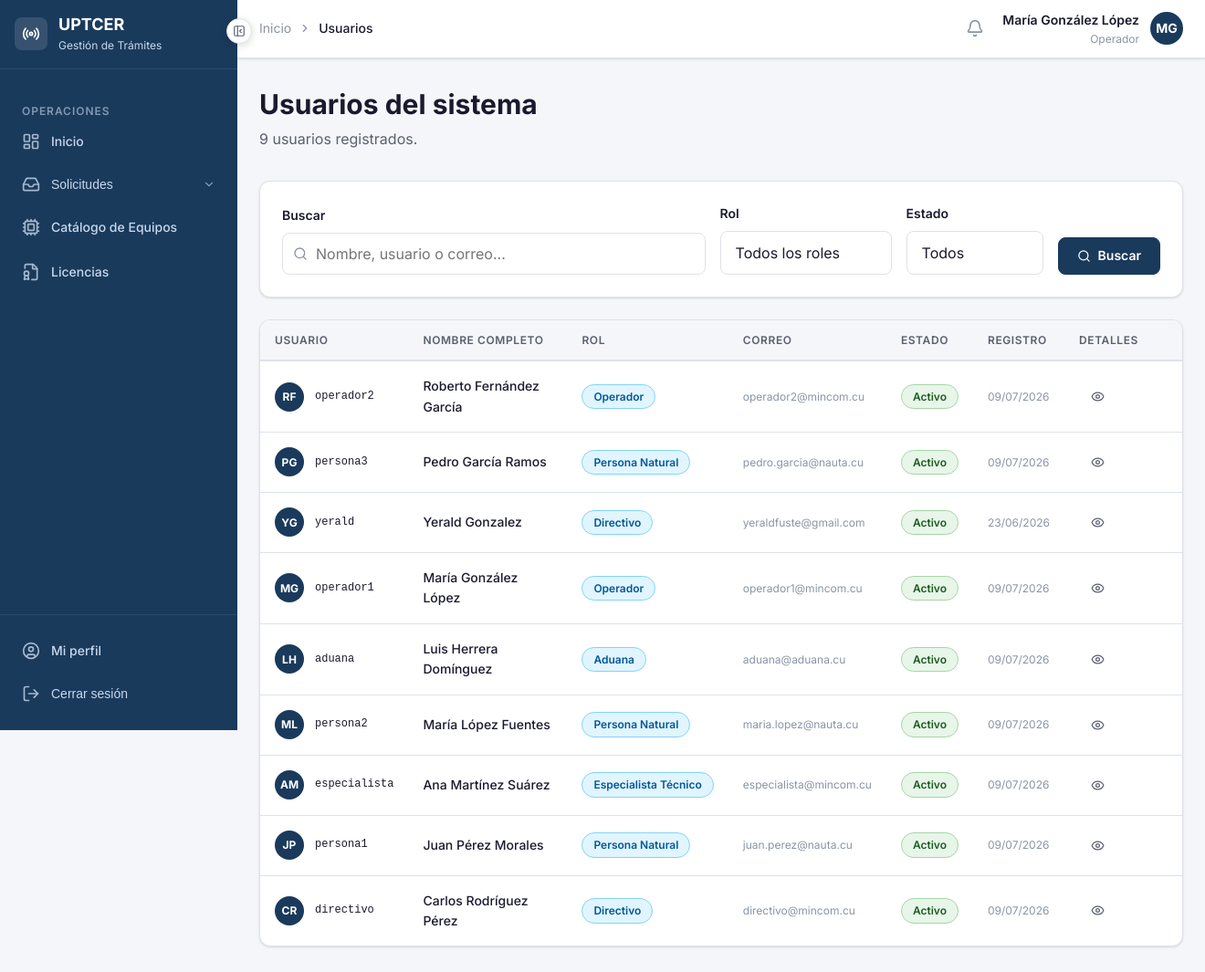
Page /acceso/usuarios/ (signed in) on the committed database.
### apps/accounts/models.py (models this page shows, shortened)
class Usuario(AbstractBaseUser, PermissionsMixin):
    ROL_PERSONA_NATURAL  = 'persona_natural'
    ROL_OPERADOR         = 'operador'
    ROL_ESPECIALISTA     = 'especialista'
    ROL_ADUANA           = 'aduana'
    ROL_DIRECTIVO        = 'directivo'
    ROLES = [
        (ROL_PERSONA_NATURAL, 'Persona Natural'),
        (ROL_OPERADOR,        'Operador'),
        (ROL_ESPECIALISTA,    'Especialista Técnico'),
        (ROL_ADUANA,          'Aduana'),
        (ROL_DIRECTIVO,       'Directivo'),
    ]
    username        = models.CharField('Usuario', max_length=150, unique=True)
    email           = models.EmailField('Correo electrónico', unique=True)
    nombre          = models.CharField('Nombre', max_length=100)
    apellidos       = models.CharField('Apellidos', max_length=100)
    rol             = models.CharField('Rol', max_length=30, choices=ROLES, default=ROL_PERSONA_NATURAL)
    telefono        = models.CharField('Teléfono', max_length=20, blank=True)
    activo          = models.BooleanField('Activo', default=True)
    fecha_registro  = models.DateTimeField('Fecha de registro', auto_now_add=True)
    is_active       = models.BooleanField(default=True)
    is_staff        = models.BooleanField(default=False)
    objects = UsuarioManager()
    USERNAME_FIELD  = 'username'
    REQUIRED_FIELDS = ['email', 'nombre', 'apellidos']
    class Meta:
        verbose_name        = 'Usuario'
        verbose_name_plural = 'Usuarios'
        ordering            = ['apellidos', 'nombre']
    def get_nombre_completo(self):
        return f'{self.nombre} {self.apellidos}'
    @property
    def es_persona_natural(self):
        return self.rol == self.ROL_PERSONA_NATURAL
    @property
    def es_operador(self):
        return self.rol == self.ROL_OPERADOR
    @property
    def es_especialista(self):
        return self.rol == self.ROL_ESPECIALISTA
    @property
    def es_aduana(self):
        return self.rol == self.ROL_ADUANA
    @property
    def es_directivo(self):
        return self.rol == self.ROL_DIRECTIVO

### apps/accounts/views.py (the view, shortened to what this page needs)
# urls.py: path('usuarios/',                       views.lista_usuarios,           name='lista_usuarios'),
@never_cache
@login_required
def lista_usuarios(request):
    if not (request.user.es_directivo or request.user.es_operador):
        messages.error(request, 'No tiene permisos para acceder a esta sección.')
        return redirect('accounts:dashboard')
    usuarios_qs = Usuario.objects.all().order_by('apellidos', 'nombre')
    rol    = request.GET.get('rol', '')
    activo = request.GET.get('activo', '')
    q      = request.GET.get('q', '').strip()
    if rol:
        usuarios_qs = usuarios_qs.filter(rol=rol)
    if activo != '':
        usuarios_qs = usuarios_qs.filter(is_active=activo == '1')
    paginator = Paginator(usuarios_qs, 15)
    pagina    = request.GET.get('pagina', 1)
    try:
        usuarios = paginator.page(pagina)
    except PageNotAnInteger:
        usuarios = paginator.page(1)
    except EmptyPage:
        usuarios = paginator.page(paginator.num_pages)
    return render(request, 'accounts/usuarios/lista.html', {
        'usuarios':      usuarios,
        'paginator':     paginator,
        'rol_actual':    rol,
        'activo_actual': activo,
        'busqueda':      q,
        'ROLES':         Usuario.ROLES,
        'total':         usuarios_qs.count(),
    })

### templates/accounts/usuarios/lista.html (shortened to what this page needs)
{% extends 'base/base.html' %}
{% block breadcrumb %}
<li style="display:flex;align-items:center;gap:var(--espacio-2);">
  <i data-lucide="chevron-right" style="width:14px;height:14px;"></i>
  <span style="color:var(--color-texto-principal);font-weight:var(--peso-medio);">Usuarios</span>
</li>
{% endblock %}
{% block contenido %}
<div class="pagina-cabecera flex justify-between items-center">
  <div>
    <h1 class="pagina-titulo">Usuarios del sistema</h1>
    <p class="pagina-subtitulo">{{ total }} usuario{{ total|pluralize }} registrado{{ total|pluralize }}.</p>
  </div>
</div>
<div class="tarjeta mb-6">
  <div class="tarjeta-cuerpo">
    <form method="get" style="display:flex;gap:var(--espacio-4);align-items:flex-end;flex-wrap:wrap;">
      <div class="campo-grupo" style="margin-bottom:0;flex:1;min-width:200px;">
        <label class="campo-etiqueta">Buscar</label>
        <div style="position:relative;">
          <i data-lucide="search" style="position:absolute;left:12px;top:50%;transform:translateY(-50%);width:16px;height:16px;color:var(--color-texto-muted);"></i>
          <input type="text" name="q" value="{{ busqueda }}"
            class="campo-input" style="padding-left:36px;"
            placeholder="Nombre, usuario o correo...">
        </div>
      </div>
      <div class="campo-grupo" style="margin-bottom:0;min-width:180px;">
        <label class="campo-etiqueta">Rol</label>
        <select name="rol" class="campo-select" onchange="this.form.submit()">
          <option value="">Todos los roles</option>
        </select>
      </div>
      <div class="campo-grupo" style="margin-bottom:0;min-width:150px;">
        <label class="campo-etiqueta">Estado</label>
        <select name="activo" class="campo-select" onchange="this.form.submit()">
          <option value="">Todos</option>
        </select>
      </div>
      <div style="display:flex;gap:var(--espacio-2);margin-bottom:0;">
        <button type="submit" class="btn btn-primario">
          <i data-lucide="search" style="width:15px;height:15px;"></i>
          Buscar
        </button>
      </div>
    </form>
  </div>
</div>
<div class="tarjeta">
  <div class="tarjeta-cuerpo" style="padding:0;">
    {% if usuarios %}
      <div class="tabla-contenedor" style="border:none;border-radius:0;">
        <table class="tabla">
          <thead>
            <tr>
              <th>Usuario</th>
              <th>Nombre completo</th>
              <th>Rol</th>
              <th>Correo</th>
              <th>Estado</th>
              <th>Registro</th>
              <th>Detalles</th>
              <th></th>
            </tr>
          </thead>
          <tbody>
            {% for u in usuarios %}
            <tr>
              <td>
                <div style="display:flex;align-items:center;gap:var(--espacio-3);">
                  <div style="width:32px;height:32px;border-radius:50%;background-color:{% if u.is_active %}var(--color-primario){% else %}var(--color-texto-muted){% endif %};display:flex;align-items:center;justify-content:center;color:white;font-size:var(--texto-xs);font-weight:var(--peso-bold);flex-shrink:0;">
                    {{ u.nombre|first|upper }}{{ u.apellidos|first|upper }}
                  </div>
                  <span style="font-family:var(--fuente-mono);font-size:var(--texto-xs);">{{ u.username }}</span>
                </div>
              </td>
              <td style="font-weight:var(--peso-medio);">{{ u.get_nombre_completo }}</td>
              <td>
                <span class="badge badge-info">{{ u.get_rol_display }}</span>
              </td>
              <td style="color:var(--color-texto-muted);font-size:var(--texto-xs);">{{ u.email }}</td>
              <td>
                {% if u.is_active %}
                  <span class="badge badge-aprobado">Activo</span>
                {% else %}
                  <span class="badge badge-denegado">Inactivo</span>
                {% endif %}
              </td>
              <td style="color:var(--color-texto-muted);white-space:nowrap;font-size:var(--texto-xs);">
                {{ u.fecha_registro|date:"d/m/Y" }}
              </td>
              <td>
                <a href="{% url 'accounts:detalle_usuario' u.pk %}" class="btn btn-ghost btn-sm">
                  <i data-lucide="eye" style="width:15px;height:15px;"></i>
                </a>
              </td>
            </tr>
            {% endfor %}
          </tbody>
        </table>
      </div>
    {% endif %}
  </div>
</div>
{% endblock %}

### templates/base/base.html (shortened to what this page needs)
<!DOCTYPE html>
<html lang="es">
<head>
  {% load static %}
  <link rel="stylesheet" href="{% static 'css/global.css' %}">
  <link rel="stylesheet" href="{% static 'css/toast.css' %}">
  <link rel="stylesheet" href="{% static 'css/modal.css' %}">
  <link rel="stylesheet" href="{% static 'css/componentes.css' %}">
</head>
<body>
<div class="layout-wrapper">
  <aside class="layout-sidebar" id="sidebar">
    <div class="sidebar-logo">
      <div style="width:36px;height:36px;background:rgba(255,255,255,0.12);border-radius:8px;display:flex;align-items:center;justify-content:center;flex-shrink:0;">
        <i data-lucide="radio" style="width:20px;height:20px;color:white;"></i>
      </div>
      <div class="sidebar-logo-info">
        <div class="sidebar-logo-texto">UPTCER</div>
        <div class="sidebar-logo-subtexto">Gestión de Trámites</div>
      </div>
    </div>
    <nav class="sidebar-nav">
      {% if user.es_operador %}
        <div class="sidebar-seccion-titulo">Operaciones</div>
        <a href="{% url 'accounts:dashboard' %}" class="sidebar-enlace {% block nav_op_inicio %}{% endblock %}" data-tooltip="Inicio">
          <i data-lucide="layout-dashboard" class="icono"></i>
          <span class="sidebar-enlace-texto">Inicio</span>
        </a>
        <button type="button"
          class="sidebar-enlace {% block nav_solicitudes %}{% endblock %}"
          data-tooltip="Solicitudes"
          onclick="toggleDropdownSolicitudes()"
          id="btn-dropdown-solicitudes"
          style="width:100%;background:none;border:none;cursor:pointer;text-align:left;">
          <i data-lucide="inbox" class="icono"></i>
          <span class="sidebar-enlace-texto">Solicitudes</span>
          <i data-lucide="chevron-down" class="sidebar-enlace-flecha"></i>
        </button>
        <a href="{% url 'equipos:lista' %}" class="sidebar-enlace {% block nav_equipos %}{% endblock %}" data-tooltip="Catálogo de Equipos">
          <i data-lucide="cpu" class="icono"></i>
          <span class="sidebar-enlace-texto">Catálogo de Equipos</span>
        </a>
        <a href="{% url 'licencias:lista' %}" class="sidebar-enlace {% block nav_licencias %}{% endblock %}" data-tooltip="Licencias">
          <i data-lucide="file-badge" class="icono"></i>
          <span class="sidebar-enlace-texto">Licencias</span>
        </a>
      {% endif %}
    </nav>
    <div class="sidebar-pie">
      <a href="{% url 'accounts:perfil' %}" class="sidebar-enlace" data-tooltip="Mi perfil">
        <i data-lucide="user-circle" class="icono"></i>
        <span class="sidebar-enlace-texto">Mi perfil</span>
      </a>
      <form method="post" action="{% url 'accounts:logout' %}">
        <button type="submit" class="sidebar-enlace" data-tooltip="Cerrar sesión"
          style="width:100%;background:none;border:none;cursor:pointer;text-align:left;">
          <i data-lucide="log-out" class="icono"></i>
          <span class="sidebar-enlace-texto">Cerrar sesión</span>
        </button>
      </form>
    </div>
  </aside>
  <div class="layout-main">
    <header class="layout-navbar">
      <nav aria-label="Ruta de navegación" style="flex:1;">
        <ol style="list-style:none;display:flex;align-items:center;gap:var(--espacio-2);font-size:var(--texto-sm);color:var(--color-texto-muted);">
          <li><a href="{% url 'accounts:dashboard' %}" style="color:var(--color-texto-muted);text-decoration:none;">Inicio</a></li>
          {% block breadcrumb %}{% endblock %}
        </ol>
      </nav>
      <div style="display:flex;align-items:center;gap:var(--espacio-3);">
        <a href="{% url 'notificaciones:lista' %}"
          id="btn-notificaciones"
          style="position:relative;width:36px;height:36px;border-radius:var(--radio-md);display:flex;align-items:center;justify-content:center;color:var(--color-texto-muted);background:transparent;border:none;cursor:pointer;text-decoration:none;transition:var(--transicion-rapida);"
          onmouseenter="this.style.background='var(--color-fondo)';this.style.color='var(--color-texto-principal)'"
          onmouseleave="this.style.background='transparent';this.style.color='var(--color-texto-muted)'"
          title="Notificaciones"
        >
          <i data-lucide="bell" style="width:20px;height:20px;"></i>
        </a>
        <div style="text-align:right;">
          <div style="font-size:var(--texto-sm);font-weight:var(--peso-semi);color:var(--color-texto-principal);">
            {{ user.get_nombre_completo }}
          </div>
          <div style="font-size:var(--texto-xs);color:var(--color-texto-muted);">
            {{ user.get_rol_display }}
          </div>
        </div>
        <div style="width:36px;height:36px;border-radius:50%;background-color:var(--color-primario);display:flex;align-items:center;justify-content:center;color:white;font-size:var(--texto-sm);font-weight:var(--peso-bold);">
          {{ user.nombre|first|upper }}{{ user.apellidos|first|upper }}
        </div>
      </div>
    </header>
    <main class="layout-contenido">
      {% block contenido %}{% endblock %}
    </main>
  </div>
</div>
<button
  id="btn-colapsar"
  class="btn-colapsar-sidebar"
  onclick="alternarSidebar()"
  title="Colapsar menú"
  aria-label="Colapsar menú"
>
  <i data-lucide="panel-left-close" id="icono-colapsar" style="width:14px;height:14px;"></i>
</button>
</body>
</html>

### rows in the picture
Usuario: get_nombre_completo "María González López", rol "Operador", nombre|first "M", apellidos|first "G", username "operador1", email "operador1@mincom.cu", is_active "Activo", fecha_registro "09/07/2026"
Usuario: nombre|first "R", apellidos|first "F", username "operador2", get_nombre_completo "Roberto Fernández García", rol "Operador", email "operador2@mincom.cu", is_active "Activo", fecha_registro "09/07/2026"
Usuario: nombre|first "P", apellidos|first "G", username "persona3", get_nombre_completo "Pedro García Ramos", rol "Persona Natural", email "pedro.garcia@nauta.cu", is_active "Activo", fecha_registro "09/07/2026"
Usuario: nombre|first "Y", apellidos|first "G", username "yerald", get_nombre_completo "Yerald Gonzalez", rol "Directivo", email "yeraldfuste@gmail.com", is_active "Activo", fecha_registro "23/06/2026"
Usuario: nombre|first "L", apellidos|first "H", username "aduana", get_nombre_completo "Luis Herrera Domínguez", rol "Aduana", email "aduana@aduana.cu", is_active "Activo", fecha_registro "09/07/2026"
Usuario: nombre|first "M", apellidos|first "L", username "persona2", get_nombre_completo "María López Fuentes", rol "Persona Natural", email "maria.lopez@nauta.cu", is_active "Activo", fecha_registro "09/07/2026"
Usuario: nombre|first "A", apellidos|first "M", username "especialista", get_nombre_completo "Ana Martínez Suárez", rol "Especialista Técnico", email "especialista@mincom.cu", is_active "Activo", fecha_registro "09/07/2026"
Usuario: nombre|first "J", apellidos|first "P", username "persona1", get_nombre_completo "Juan Pérez Morales", rol "Persona Natural", email "juan.perez@nauta.cu", is_active "Activo", fecha_registro "09/07/2026"
Usuario: nombre|first "C", apellidos|first "R", username "directivo", get_nombre_completo "Carlos Rodríguez Pérez", rol "Directivo", email "directivo@mincom.cu", is_active "Activo", fecha_registro "09/07/2026"

### other values in the picture
{{ total }} "9"
